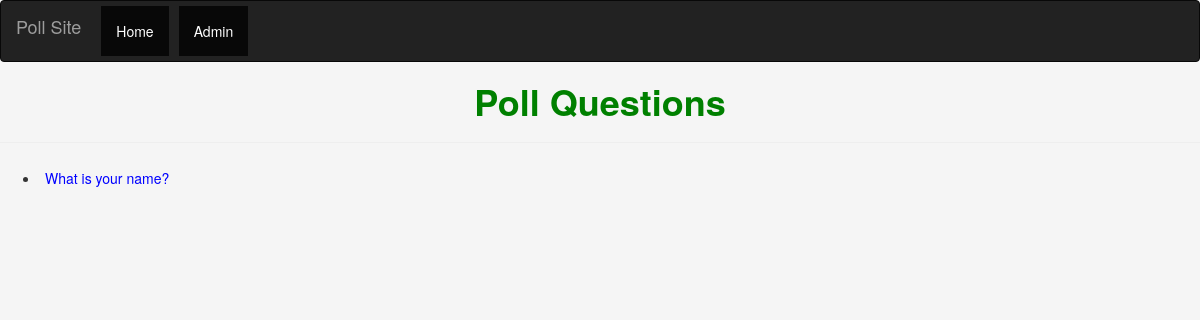
The app's page /, older data.
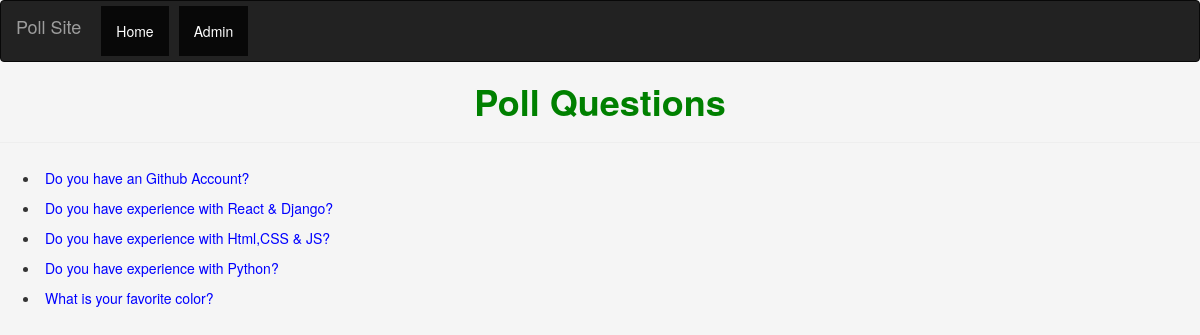
The same page, newer data.
### polls/models.py (models this page shows, shortened)
class Question(models.Model):
    question_text = models.CharField(max_length=500)
    published_date = models.DateTimeField('Date Published')
    def was_published_recently(self):
        now = timezone.now()
        return now - datetime.timedelta(days=1) <= self.published_date <= now
    was_published_recently.admin_order_field = 'published_date'
    was_published_recently.boolean = True
    was_published_recently.short_description = 'Published recently?'

### polls/views.py (the view)
# urls.py: path('', views.IndexView.as_view(), name='index'),
class IndexView(generic.ListView):
    template_name = 'polls/index.html'
    context_object_name = 'latest_question_list'
    def get_queryset(self):
        return Question.objects.filter(
            published_date__lte=timezone.now()
        ).order_by('-published_date')[:5]

### polls/templates/polls/index.html (shortened to what this page needs)
{% load static %}
<!DOCTYPE html>
<html lang="en">
<head>
    <link rel="stylesheet" href="https://maxcdn.bootstrapcdn.com/bootstrap/3.4.1/css/bootstrap.min.css">
    <link rel="stylesheet" type="text/css" href="{% static 'polls/css/style0.css' %}" >
</head>
<body>
<nav class="navbar navbar-inverse">
  <div class="container-fluid">
    <div class="navbar-header">
      <a class="navbar-brand" href="/">Poll Site</a>
    </div>
    <ul class="nav navbar-nav">
      <li class="active"><a href="/">Home</a></li>
      <li class="active"><a href="admin/">Admin</a></li>
    </ul>
  </div>
</nav>
<h1>Poll Questions</h1>
<hr/>
{% if latest_question_list %}
    <ul>
    {% for question in latest_question_list %}
        <li><a href="{% url 'polls:detail' question.id %}">{{ question.question_text }}</a></li>
    {% endfor %}
    </ul>
{% else %}
    <p>No polls are available.</p>
{% endif %}
</body>
</html>

Row changes from the older to the newer data that the page shows:
no longer on this page (row unchanged): Question: question_text "What is your name?"
added Question: question_text "Do you have an Github Account?"
added Question: question_text "Do you have experience with React & Django?"
added Question: question_text "Do you have experience with Html,CSS & JS?"
added Question: question_text "Do you have experience with Python?"
added Question: question_text "What is your favorite color?"
